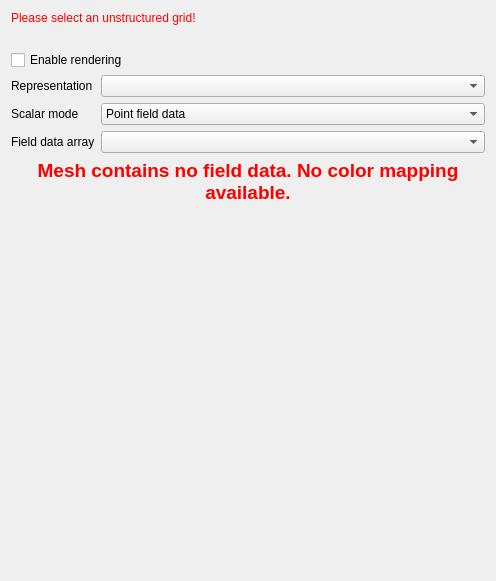
<?xml version="1.0" encoding="UTF-8"?>
<ui version="4.0">
 <class>QmitkUGVisualizationViewControls</class>
 <widget class="QWidget" name="QmitkUGVisualizationViewControls">
  <property name="geometry">
   <rect>
    <x>0</x>
    <y>0</y>
    <width>496</width>
    <height>581</height>
   </rect>
  </property>
  <property name="minimumSize">
   <size>
    <width>0</width>
    <height>0</height>
   </size>
  </property>
  <property name="windowTitle">
   <string>QmitkTemplate</string>
  </property>
  <layout class="QVBoxLayout" name="verticalLayout">
   <property name="spacing">
    <number>5</number>
   </property>
   <item>
    <widget class="QWidget" name="widget" native="true">
     <property name="sizePolicy">
      <sizepolicy hsizetype="Preferred" vsizetype="Preferred">
       <horstretch>0</horstretch>
       <verstretch>0</verstretch>
      </sizepolicy>
     </property>
     <layout class="QHBoxLayout" name="horizontalLayout">
      <property name="margin">
       <number>0</number>
      </property>
      <item>
       <widget class="QWidget" name="widget_3" native="true">
        <property name="sizePolicy">
         <sizepolicy hsizetype="Preferred" vsizetype="Preferred">
          <horstretch>1</horstretch>
          <verstretch>0</verstretch>
         </sizepolicy>
        </property>
        <layout class="QVBoxLayout" name="verticalLayout_3">
         <property name="margin">
          <number>0</number>
         </property>
         <item>
          <widget class="QLabel" name="m_ErrorLabel">
           <property name="sizePolicy">
            <sizepolicy hsizetype="Preferred" vsizetype="Preferred">
             <horstretch>0</horstretch>
             <verstretch>0</verstretch>
            </sizepolicy>
           </property>
           <property name="styleSheet">
            <string notr="true">QLabel { color: rgb(255, 0, 0) }</string>
           </property>
           <property name="text">
            <string>Please select an unstructured grid!</string>
           </property>
          </widget>
         </item>
         <item>
          <widget class="QLabel" name="m_SelectedLabel">
           <property name="text">
            <string/>
           </property>
          </widget>
         </item>
        </layout>
       </widget>
      </item>
     </layout>
    </widget>
   </item>
   <item>
    <widget class="QCheckBox" name="renderingCheckbox">
     <property name="text">
      <string>Enable rendering</string>
     </property>
    </widget>
   </item>
   <item>
    <widget class="QWidget" name="m_ContainerWidget" native="true">
     <property name="sizePolicy">
      <sizepolicy hsizetype="Preferred" vsizetype="Preferred">
       <horstretch>0</horstretch>
       <verstretch>1</verstretch>
      </sizepolicy>
     </property>
     <layout class="QVBoxLayout" name="verticalLayout_2">
      <property name="margin">
       <number>0</number>
      </property>
      <item>
       <widget class="QWidget" name="widget_2" native="true">
        <layout class="QGridLayout" name="gridLayout">
         <property name="margin">
          <number>0</number>
         </property>
         <item row="2" column="0">
          <widget class="QLabel" name="label_2">
           <property name="text">
            <string>Scalar mode</string>
           </property>
          </widget>
         </item>
         <item row="2" column="1">
          <widget class="QComboBox" name="scalarModeComboBox">
           <item>
            <property name="text">
             <string>Point field data</string>
            </property>
           </item>
           <item>
            <property name="text">
             <string>Cell field data</string>
            </property>
           </item>
          </widget>
         </item>
         <item row="1" column="1">
          <widget class="QmitkUGCombinedRepresentationPropertyWidget" name="m_RepresentationComboBox">
           <property name="sizePolicy">
            <sizepolicy hsizetype="Preferred" vsizetype="Fixed">
             <horstretch>1</horstretch>
             <verstretch>0</verstretch>
            </sizepolicy>
           </property>
          </widget>
         </item>
         <item row="1" column="0">
          <widget class="QLabel" name="label">
           <property name="text">
            <string>Representation</string>
           </property>
          </widget>
         </item>
         <item row="3" column="0">
          <widget class="QLabel" name="label_3">
           <property name="text">
            <string>Field data array</string>
           </property>
          </widget>
         </item>
         <item row="3" column="1">
          <widget class="QComboBox" name="fieldDataComboBox"/>
         </item>
        </layout>
       </widget>
      </item>
      <item>
       <widget class="QLabel" name="warningLabel">
        <property name="text">
         <string>&lt;html&gt;&lt;head/&gt;&lt;body&gt;&lt;p align=&quot;center&quot;&gt;&lt;span style=&quot; font-size:14pt; font-weight:600; color:#ff0000;&quot;&gt;Mesh contains no field data. No color mapping available.&lt;/span&gt;&lt;/p&gt;&lt;/body&gt;&lt;/html&gt;</string>
        </property>
        <property name="wordWrap">
         <bool>true</bool>
        </property>
       </widget>
      </item>
      <item>
       <widget class="QmitkTransferFunctionWidget" name="m_TransferFunctionWidget" native="true">
        <property name="sizePolicy">
         <sizepolicy hsizetype="Preferred" vsizetype="Preferred">
          <horstretch>0</horstretch>
          <verstretch>1</verstretch>
         </sizepolicy>
        </property>
       </widget>
      </item>
      <item>
       <spacer name="verticalSpacer">
        <property name="orientation">
         <enum>Qt::Vertical</enum>
        </property>
        <property name="sizeHint" stdset="0">
         <size>
          <width>20</width>
          <height>40</height>
         </size>
        </property>
       </spacer>
      </item>
     </layout>
    </widget>
   </item>
  </layout>
 </widget>
 <layoutdefault spacing="6" margin="11"/>
 <customwidgets>
  <customwidget>
   <class>QmitkTransferFunctionWidget</class>
   <extends>QWidget</extends>
   <header location="global">QmitkTransferFunctionWidget.h</header>
  </customwidget>
  <customwidget>
   <class>QmitkUGCombinedRepresentationPropertyWidget</class>
   <extends>QComboBox</extends>
   <header location="global">QmitkUGCombinedRepresentationPropertyWidget.h</header>
  </customwidget>
 </customwidgets>
 <resources/>
 <connections/>
</ui>
